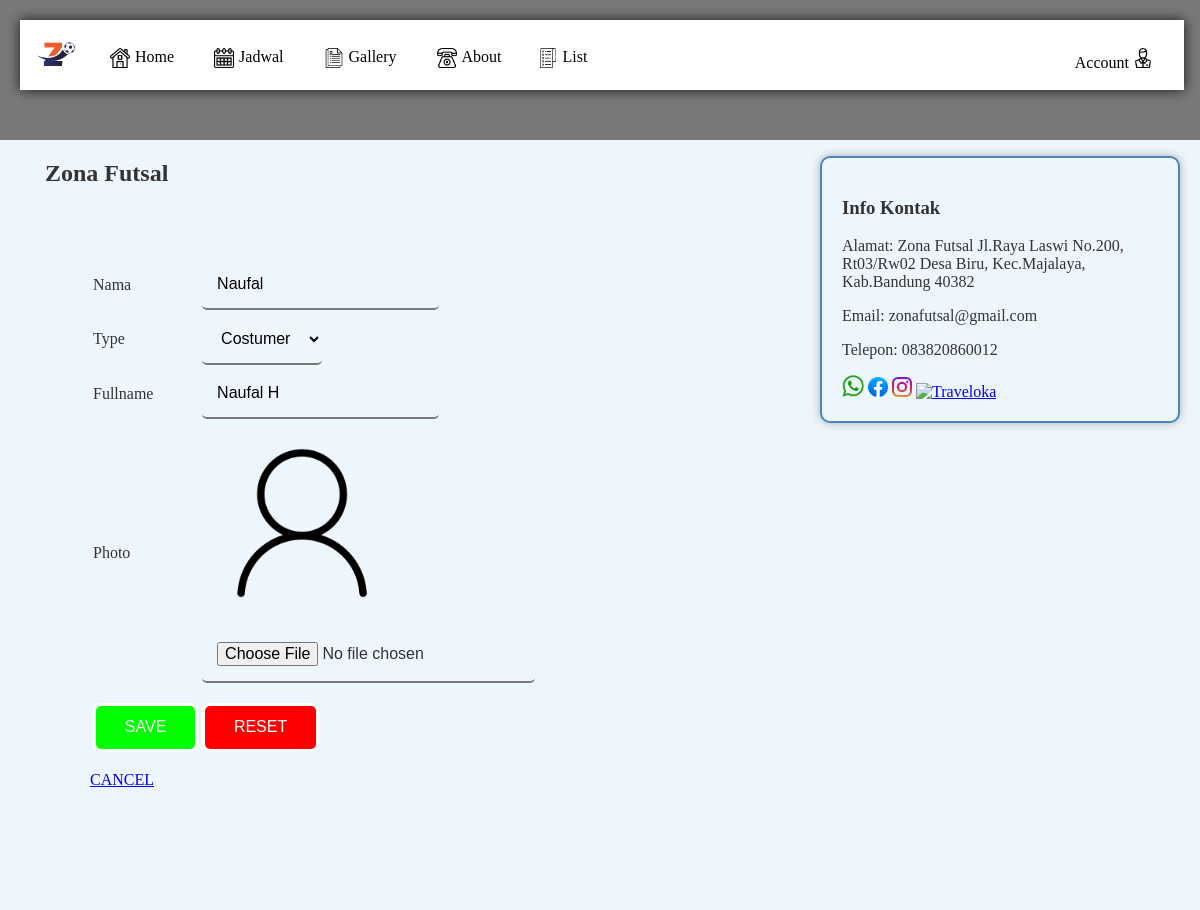
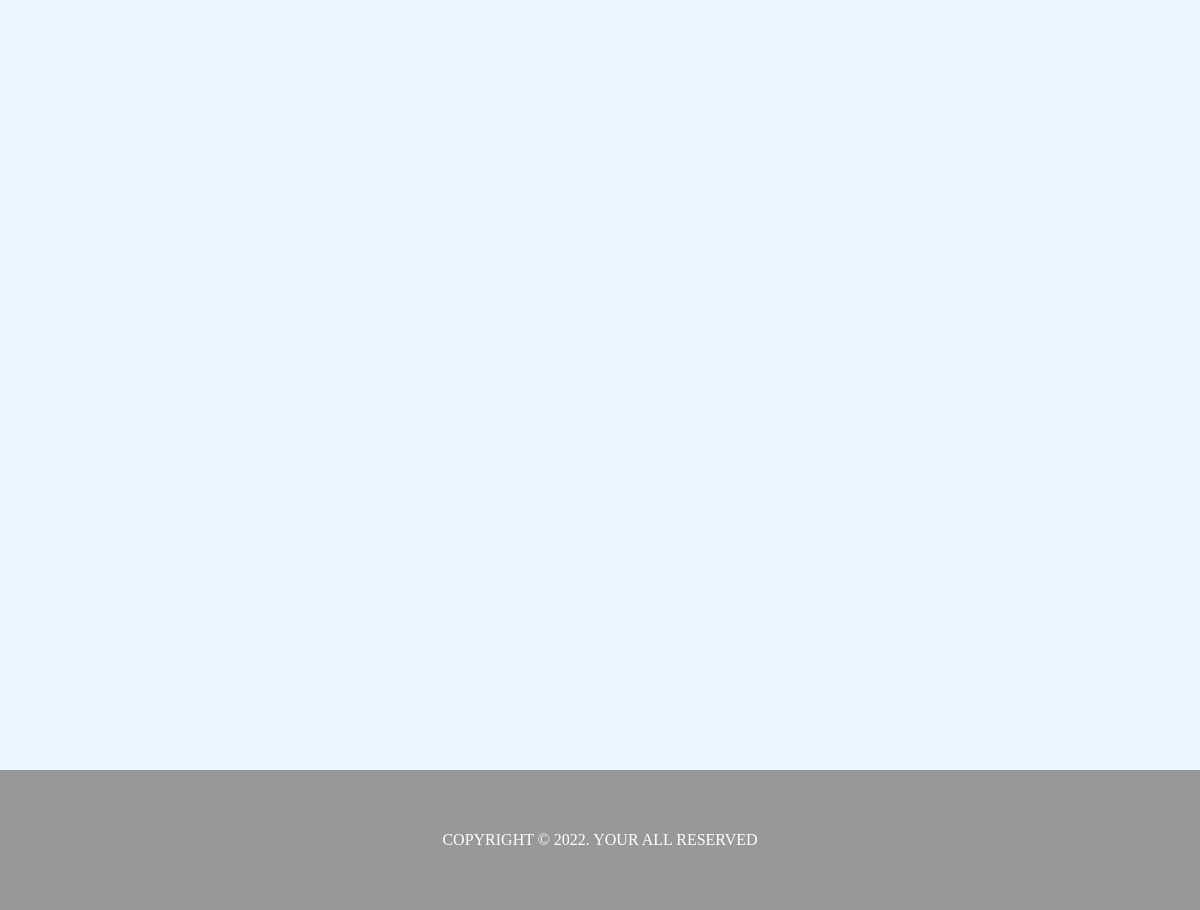
Screenshot of /edit_user.php?id=4 (signed in) with the database file from the repository (2 pictures, top to bottom).
### tables this page shows
CREATE TABLE `user` (
  `userid` int(11) NOT NULL,
  `username` varchar(100) NOT NULL,
  `password` varchar(255) NOT NULL,
  `usertype` varchar(15) NOT NULL,
  `fullname` varchar(100) NOT NULL,
  `photo` varchar(225) NOT NULL DEFAULT 'default.png'
);

CREATE TABLE `contactusinfo` (
  `id_info` int(11) NOT NULL,
  `alamat_kami` varchar(255) NOT NULL,
  `email_kami` varchar(100) NOT NULL,
  `telp_kami` varchar(15) NOT NULL
);

### edit_user.php (the view, shortened to what this page needs)
<!DOCTYPE html>
<html lang="en">
<head>
    <link rel="stylesheet" href="style.css">
</head>
<body>
    <?php
        include "connection.php";
        $query = "SELECT * FROM user WHERE userid ='$_GET[id]'";
        $user = mysqli_query ($db_connection, $query);
        $data = mysqli_fetch_assoc ($user);
    ?>
	<div class="container">
        <?php
        include "header.php";
        ?>
        <aside>
            <div class="jarak">
                <h1>Zona Futsal</h1>
  <div class="container">
        <aside>
            <div class="jarak">
            <form method="post" action="update_user.php" enctype="multipart/form-data">
                <table>
                    <tr>
                        <td>Nama</td>
                        <td><input type="text" name="username" value="<?=$data['username']?>" required></td>
                    </tr>
                    <tr>
                        <td>Type</td>
                        <td>
                            <select name="usertype" required="">
                                <option value="Costumer" <?= ($data['usertype'])=='Costumer'?'selected':''?>>Costumer</option>
                            </select>
                        </td>
                    </tr>
                    <tr>
                        <td>Fullname</td>
                        <td><input type="text" name="fullname" value="<?=$data['fullname']?>" required=""></td>
                    </tr>
                    <tr>
                        <td>Photo</td>
                        <td>
                            <img src="uploads/users/<?= $data['photo']; ?>" width="200px">
                            <input type="file" name="new_photo">
                        </td>
                    </tr>
                    <tr>
                        <td>
                        <input type="submit" name="save" value="SAVE" class="btn green">
                        </td>
                        <td>
                            <input type="reset" name="reset" value="RESET" class="btn red">
                        </td>
                    </tr>
                </table>
            </form>
            <p><a href="read_user.php">CANCEL</a></p>
				</div>
            </div>
        </aside>
        <main id="main">
            <div class="border">
            <h3>Info Kontak</h3>
                <?php
                include "connection.php";
                $query = "SELECT * FROM contactusinfo";
                $contact = mysqli_query ($db_connection, $query);
                $data = mysqli_fetch_assoc ($contact);
                ?>
                <p>Alamat: <?= $data['alamat_kami'] ?><br></p>
                <p>Email: <?= $data['email_kami'] ?><br></p>
                <p>Telepon: <?= $data['telp_kami'] ?></p>
                    <a href="https://api.whatsapp.com/send/?phone=081287702224&text&type=phone_number&app_absent=0"><img src="images/wa.png" alt="WhatsApp" width="22px" height="22px"/></a>
                    <a href="#"><img src="images/fb.png" alt="Facebook" width="20px" height="20px"/></a>
                    <a href="#"><img src="images/ig.png" alt="Instagram" width="20px" height="20px"/></a>
                    <a href="#"><img src="images/traveloka.png" alt="Traveloka" width="20px" height="20px"/></a>
            </div>
        </main>
        <?php
        include "footer.php";
        ?>
    </div>
</body>
</html>

### style.css (style rules this page uses)
body { background:#ffffff; color:#333; width:100%; height: fit-content; font-family:bahnschrift; margin:0; padding: 0; }
.container { width: 100%; box-sizing: border-box; display: grid; grid-template-areas: "header header" "aside main" "footer footer"; grid-template-columns: 4fr 2fr; grid-template-rows: 1fr 11fr 1fr; }
aside { grid-area: aside; background-color: #eef6fd; }
main { background-color: #eef6fd; justify-content: center; align-items: center; }
.border { border: 1px solid black; border-radius: 5px; box-shadow: 0px 0px 10px rgba(0,0,0,0.3); margin: 20px; }
.jarak { padding:0 45px; }
input, select, textarea { display: block; padding: 15px; border: none; border-bottom: 2px solid #797979; background-color: #eef6fd; font-size: 16px; border-radius: 5px; }
.border { border:2px solid #4887b9; margin-top:1pc; padding: 20px; border-radius: 10px; }
.btn { font-family: sans-serif; font-size: 1em; color: white; border: white 0.2rem solid; border-radius: 0.5rem; padding: 0.8rem 1.8rem; margin-top: 1rem; text-decoration:none; }
.green { background-color: rgb(0, 255, 0); }
.red { background-color: rgb(255, 0, 0); }

### rows the page displays
user: username "Naufal", usertype "Costumer", fullname "Naufal H", photo (placeholder picture)
contactusinfo: alamat_kami "Zona Futsal Jl.Raya Laswi No.200, Rt03/Rw02 Desa Biru, Kec.Majalaya, Kab.Bandung 40382", email_kami "zonafutsal@gmail.com", telp_kami "083820860012"
